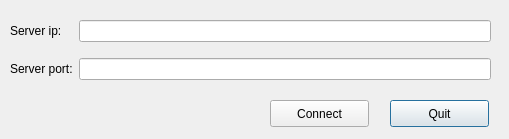
<?xml version="1.0" encoding="UTF-8"?>
<ui version="4.0">
 <class>PickServerDialog</class>
 <widget class="QDialog" name="PickServerDialog">
  <property name="geometry">
   <rect>
    <x>0</x>
    <y>0</y>
    <width>509</width>
    <height>139</height>
   </rect>
  </property>
  <property name="windowTitle">
   <string>IRC Client - Connect</string>
  </property>
  <property name="modal">
   <bool>true</bool>
  </property>
  <widget class="QPushButton" name="button_quit">
   <property name="geometry">
    <rect>
     <x>390</x>
     <y>100</y>
     <width>99</width>
     <height>27</height>
    </rect>
   </property>
   <property name="text">
    <string>Quit</string>
   </property>
  </widget>
  <widget class="QPushButton" name="button_connect">
   <property name="geometry">
    <rect>
     <x>270</x>
     <y>100</y>
     <width>99</width>
     <height>27</height>
    </rect>
   </property>
   <property name="text">
    <string>Connect</string>
   </property>
   <property name="checkable">
    <bool>false</bool>
   </property>
  </widget>
  <widget class="QWidget" name="gridLayoutWidget">
   <property name="geometry">
    <rect>
     <x>10</x>
     <y>10</y>
     <width>481</width>
     <height>80</height>
    </rect>
   </property>
   <layout class="QGridLayout" name="gridLayout">
    <item row="0" column="1">
     <widget class="QLineEdit" name="lineEdit_ip">
      <property name="maxLength">
       <number>15</number>
      </property>
      <property name="placeholderText">
       <string/>
      </property>
      <property name="clearButtonEnabled">
       <bool>true</bool>
      </property>
     </widget>
    </item>
    <item row="1" column="0">
     <widget class="QLabel" name="label_2">
      <property name="text">
       <string>Server port:</string>
      </property>
     </widget>
    </item>
    <item row="1" column="1">
     <widget class="QLineEdit" name="lineEdit_port">
      <property name="inputMethodHints">
       <set>Qt::ImhDigitsOnly</set>
      </property>
      <property name="clearButtonEnabled">
       <bool>true</bool>
      </property>
     </widget>
    </item>
    <item row="0" column="0">
     <widget class="QLabel" name="label">
      <property name="text">
       <string>Server ip:</string>
      </property>
     </widget>
    </item>
   </layout>
  </widget>
 </widget>
 <resources/>
 <connections/>
</ui>
